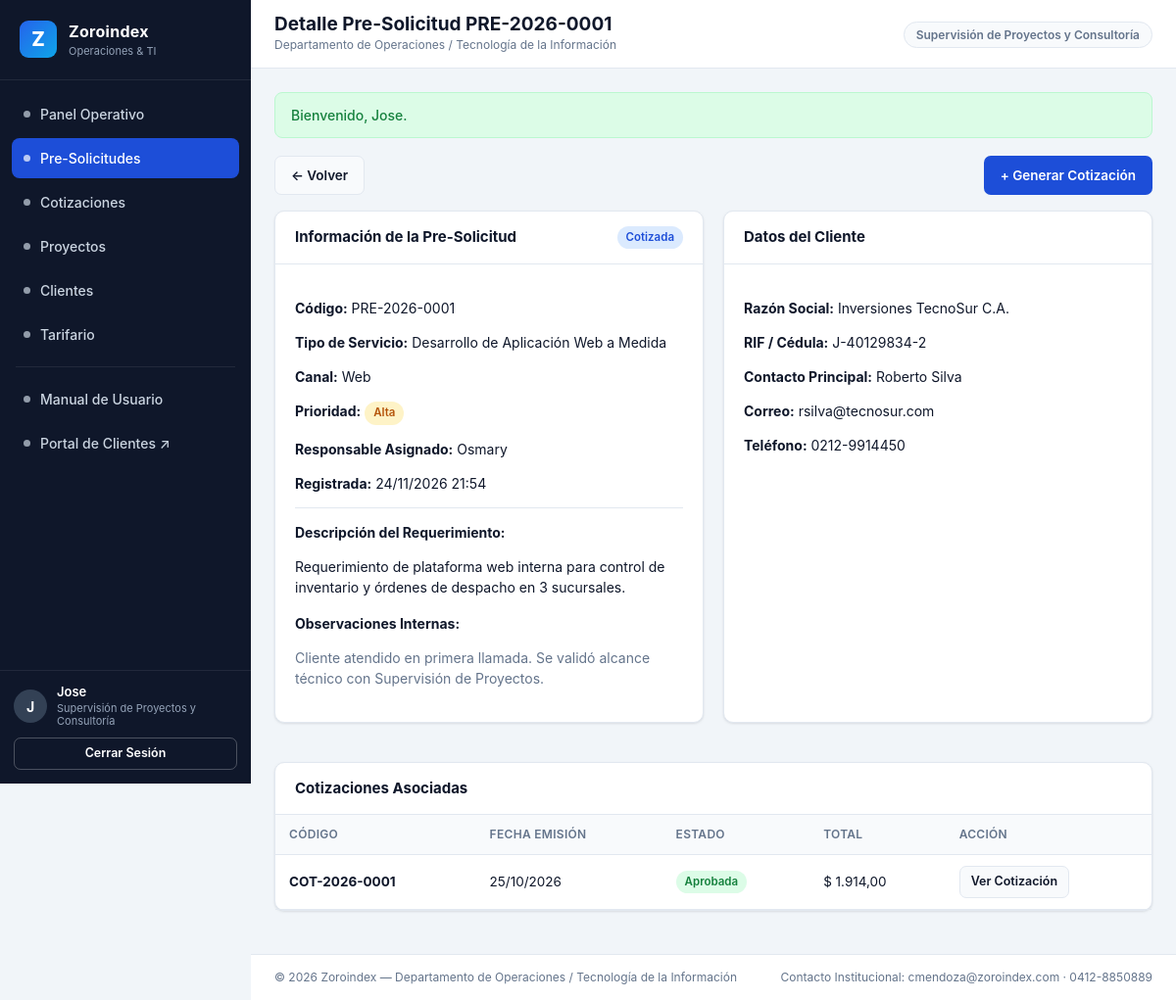
The app's page /presolicitud_ver.php?id=1 (signed in) with its own data.
### tables this page shows
CREATE TABLE `presolicitudes` (
  `id` INT UNSIGNED NOT NULL AUTO_INCREMENT,
  `codigo` VARCHAR(30) NOT NULL,
  `cliente_id` INT UNSIGNED NOT NULL,
  `usuario_asignado_id` INT UNSIGNED DEFAULT NULL,
  `canal` ENUM('Web','Telefono','Correo','Presencial') NOT NULL DEFAULT 'Web',
  `tipo_servicio` VARCHAR(120) NOT NULL,
  `prioridad` ENUM('Baja','Media','Alta','Urgente') NOT NULL DEFAULT 'Media',
  `descripcion` TEXT NOT NULL,
  `estado` ENUM('Recibida','En Revision','Cotizada','Aprobada','Rechazada','Cerrada') NOT NULL DEFAULT 'Recibida',
  `observaciones_internas` TEXT DEFAULT NULL,
  `creado_en` DATETIME NOT NULL DEFAULT CURRENT_TIMESTAMP,
  `actualizado_en` DATETIME NOT NULL DEFAULT CURRENT_TIMESTAMP ON UPDATE CURRENT_TIMESTAMP,
  PRIMARY KEY (`id`),
  UNIQUE KEY `uk_presolicitudes_codigo` (`codigo`),
  KEY `idx_presol_cliente` (`cliente_id`),
  KEY `idx_presol_asignado` (`usuario_asignado_id`),
  KEY `idx_presol_estado` (`estado`),
  CONSTRAINT `fk_presol_cliente` FOREIGN KEY (`cliente_id`) REFERENCES `clientes` (`id`) ON UPDATE CASCADE,
  CONSTRAINT `fk_presol_usuario` FOREIGN KEY (`usuario_asignado_id`) REFERENCES `usuarios` (`id`) ON DELETE SET NULL ON UPDATE CASCADE
);

CREATE TABLE `usuarios` (
  `id` INT UNSIGNED NOT NULL AUTO_INCREMENT,
  `rol_id` INT UNSIGNED NOT NULL,
  `nombre_completo` VARCHAR(120) NOT NULL,
  `usuario` VARCHAR(60) NOT NULL,
  `correo` VARCHAR(120) NOT NULL,
  `telefono` VARCHAR(30) DEFAULT NULL,
  `password_hash` VARCHAR(255) NOT NULL,
  `activo` TINYINT(1) NOT NULL DEFAULT 1,
  `ultimo_acceso` DATETIME DEFAULT NULL,
  `creado_en` DATETIME NOT NULL DEFAULT CURRENT_TIMESTAMP,
  PRIMARY KEY (`id`),
  UNIQUE KEY `uk_usuarios_usuario` (`usuario`),
  UNIQUE KEY `uk_usuarios_correo` (`correo`),
  KEY `idx_usuarios_rol` (`rol_id`),
  CONSTRAINT `fk_usuarios_rol` FOREIGN KEY (`rol_id`) REFERENCES `roles` (`id`) ON UPDATE CASCADE
);

CREATE TABLE `clientes` (
  `id` INT UNSIGNED NOT NULL AUTO_INCREMENT,
  `razon_social` VARCHAR(150) NOT NULL,
  `documento_rif` VARCHAR(30) NOT NULL,
  `contacto_principal` VARCHAR(120) NOT NULL,
  `correo` VARCHAR(120) NOT NULL,
  `telefono` VARCHAR(30) NOT NULL,
  `direccion` VARCHAR(255) DEFAULT NULL,
  `sector` VARCHAR(80) DEFAULT NULL,
  `activo` TINYINT(1) NOT NULL DEFAULT 1,
  `creado_en` DATETIME NOT NULL DEFAULT CURRENT_TIMESTAMP,
  PRIMARY KEY (`id`),
  UNIQUE KEY `uk_clientes_rif` (`documento_rif`),
  KEY `idx_clientes_correo` (`correo`)
);

CREATE TABLE `cotizaciones` (
  `id` INT UNSIGNED NOT NULL AUTO_INCREMENT,
  `codigo` VARCHAR(30) NOT NULL,
  `presolicitud_id` INT UNSIGNED DEFAULT NULL,
  `cliente_id` INT UNSIGNED NOT NULL,
  `elaborado_por_id` INT UNSIGNED NOT NULL,
  `aprobado_por_id` INT UNSIGNED DEFAULT NULL,
  `fecha_emision` DATE NOT NULL,
  `vigencia_dias` INT UNSIGNED NOT NULL DEFAULT 15,
  `subtotal` DECIMAL(12,2) NOT NULL DEFAULT 0.00,
  `iva_porcentaje` DECIMAL(5,2) NOT NULL DEFAULT 16.00,
  `iva_monto` DECIMAL(12,2) NOT NULL DEFAULT 0.00,
  `total` DECIMAL(12,2) NOT NULL DEFAULT 0.00,
  `estado` ENUM('Borrador','Enviada','Aprobada','Rechazada','Vencida') NOT NULL DEFAULT 'Borrador',
  `condiciones` TEXT DEFAULT NULL,
  `creado_en` DATETIME NOT NULL DEFAULT CURRENT_TIMESTAMP,
  `actualizado_en` DATETIME NOT NULL DEFAULT CURRENT_TIMESTAMP ON UPDATE CURRENT_TIMESTAMP,
  PRIMARY KEY (`id`),
  UNIQUE KEY `uk_cotizaciones_codigo` (`codigo`),
  KEY `idx_cot_presol` (`presolicitud_id`),
  KEY `idx_cot_cliente` (`cliente_id`),
  KEY `idx_cot_estado` (`estado`),
  CONSTRAINT `fk_cot_presol` FOREIGN KEY (`presolicitud_id`) REFERENCES `presolicitudes` (`id`) ON DELETE SET NULL ON UPDATE CASCADE,
  CONSTRAINT `fk_cot_cliente` FOREIGN KEY (`cliente_id`) REFERENCES `clientes` (`id`) ON UPDATE CASCADE,
  CONSTRAINT `fk_cot_elaborado` FOREIGN KEY (`elaborado_por_id`) REFERENCES `usuarios` (`id`) ON UPDATE CASCADE,
  CONSTRAINT `fk_cot_aprobado` FOREIGN KEY (`aprobado_por_id`) REFERENCES `usuarios` (`id`) ON DELETE SET NULL ON UPDATE CASCADE
);

### includes/auth.php (called while the page is built, shortened)
<?php
require_once __DIR__ . '/helpers.php';
function role_permissions(): array
{
    return [
        'gerencia' => ['*'],
        'sup_atencion' => [
            'dashboard',
            'presolicitudes.view',
            'presolicitudes.create',
            'presolicitudes.edit',
            'presolicitudes.assign',
            'clientes.view',
            'clientes.manage',
            'cotizaciones.view',
            'proyectos.view',
        ],
        'sup_proyectos' => [
            'dashboard',
            'presolicitudes.view',
            'clientes.view',
            'cotizaciones.view',
            'cotizaciones.manage',
            'cotizaciones.approve',
            'tarifario.view',
            'tarifario.manage',
            'proyectos.view',
            'proyectos.manage',
            'proyectos.track',
        ],
        'operador' => [
            'dashboard',
            'presolicitudes.view',
            'presolicitudes.create',
            'presolicitudes.edit',
            'clientes.view',
            'clientes.manage',
        ],
        'consultor' => [
            'dashboard',
            'proyectos.view',
            'proyectos.track',
        ],
        'calidad' => [
            'dashboard',
            'presolicitudes.view',
            'cotizaciones.view',
            'proyectos.view',
            'proyectos.qa',
            'auditoria.view',
        ],
    ];
}
function current_user(): ?array
{
    return $_SESSION['user'] ?? null;
}
function has_permission(string $permission): bool
{
    $user = current_user();
    $perms = role_permissions()[$user['rol_codigo']] ?? [];
    return in_array($permission, $perms, true);
}

### includes/helpers.php (called while the page is built, shortened)
<?php
function e(?string $value): string
{
    return htmlspecialchars((string)$value, ENT_QUOTES, 'UTF-8');
}
function format_money($amount): string
{
    return '$ ' . number_format((float)$amount, 2, ',', '.');
}
function format_date(?string $date): string
{
    $ts = strtotime($date);
    return $ts ? date('d/m/Y', $ts) : $date;
}
function format_datetime(?string $dt): string
{
    $ts = strtotime($dt);
    return $ts ? date('d/m/Y H:i', $ts) : $dt;
}
function badge_class(string $status): string
{
    $map = [
        'Recibida'     => 'badge-info',
        'En Revision'  => 'badge-warning',
        'Cotizada'     => 'badge-primary',
        'Borrador'     => 'badge-neutral',
        'Enviada'      => 'badge-info',
        'Aprobada'     => 'badge-success',
        'Rechazada'    => 'badge-danger',
        'Vencida'      => 'badge-neutral',
        'Cerrada'      => 'badge-neutral',
        'Planificado'  => 'badge-neutral',
        'En Ejecucion' => 'badge-primary',
        'En Pruebas'   => 'badge-warning',
        'Entregado'    => 'badge-success',
        'Pausado'      => 'badge-danger',
        'Baja'         => 'badge-neutral',
        'Media'        => 'badge-info',
        'Alta'         => 'badge-warning',
        'Urgente'      => 'badge-danger',
        'Avance'       => 'badge-primary',
        'Calidad'      => 'badge-success',
        'Incidencia'   => 'badge-danger',
        'Entrega'      => 'badge-success',
    ];
    return $map[$status] ?? 'badge-neutral';
}

### presolicitud_ver.php (the view, shortened to what this page needs)
<?php
require_once __DIR__ . '/includes/layout.php';
$pdo = db();
$id = isset($_GET['id']) ? (int)$_GET['id'] : 0;
$stmt = $pdo->prepare(
    'SELECT p.*, c.razon_social, c.documento_rif, c.contacto_principal, c.correo, c.telefono,
            u.nombre_completo AS asignado_nombre
     FROM presolicitudes p
     INNER JOIN clientes c ON c.id = p.cliente_id
     LEFT JOIN usuarios u ON u.id = p.usuario_asignado_id
     WHERE p.id = ? LIMIT 1'
);
$stmt->execute([$id]);
$row = $stmt->fetch();
$cotStmt = $pdo->prepare('SELECT id, codigo, estado, total, fecha_emision FROM cotizaciones WHERE presolicitud_id = ? ORDER BY id DESC');
$cotStmt->execute([$id]);
$cotizaciones = $cotStmt->fetchAll();
?>
<div class="toolbar">
    <div class="flex-gap">
        <a href="presolicitudes.php" class="btn btn-secondary">&larr; Volver</a>
    </div>
    <?php if (has_permission('cotizaciones.manage')): ?>
        <a href="cotizacion_form.php?presolicitud_id=<?= (int)$row['id'] ?>" class="btn btn-primary">+ Generar Cotización</a>
    <?php endif; ?>
</div>
<div class="grid-2">
    <section class="card">
        <div class="card-header">
            <h2 class="card-title">Información de la Pre-Solicitud</h2>
            <span class="badge <?= e(badge_class($row['estado'])) ?>"><?= e($row['estado']) ?></span>
        </div>
        <div class="card-body">
            <p><strong>Código:</strong> <?= e($row['codigo']) ?></p>
            <p><strong>Tipo de Servicio:</strong> <?= e($row['tipo_servicio']) ?></p>
            <p><strong>Canal:</strong> <?= e($row['canal']) ?></p>
            <p><strong>Prioridad:</strong> <span class="badge <?= e(badge_class($row['prioridad'])) ?>"><?= e($row['prioridad']) ?></span></p>
            <p><strong>Responsable Asignado:</strong> <?= e($row['asignado_nombre'] ?? 'Sin asignar') ?></p>
            <p><strong>Registrada:</strong> <?= e(format_datetime($row['creado_en'])) ?></p>
            <hr style="border:none;border-top:1px solid var(--border);margin:14px 0;">
            <p><strong>Descripción del Requerimiento:</strong></p>
            <p><?= nl2br(e($row['descripcion'])) ?></p>
            <?php if (!empty($row['observaciones_internas'])): ?>
                <p class="mt-4"><strong>Observaciones Internas:</strong></p>
                <p class="text-muted"><?= nl2br(e($row['observaciones_internas'])) ?></p>
            <?php endif; ?>
        </div>
    </section>
    <section class="card">
        <div class="card-header">
            <h2 class="card-title">Datos del Cliente</h2>
        </div>
        <div class="card-body">
            <p><strong>Razón Social:</strong> <?= e($row['razon_social']) ?></p>
            <p><strong>RIF / Cédula:</strong> <?= e($row['documento_rif']) ?></p>
            <p><strong>Contacto Principal:</strong> <?= e($row['contacto_principal']) ?></p>
            <p><strong>Correo:</strong> <?= e($row['correo']) ?></p>
            <p><strong>Teléfono:</strong> <?= e($row['telefono']) ?></p>
        </div>
    </section>
</div>
<section class="card">
    <div class="card-header">
        <h2 class="card-title">Cotizaciones Asociadas</h2>
    </div>
    <div class="table-responsive">
        <table>
            <thead>
                <tr>
                    <th>Código</th>
                    <th>Fecha Emisión</th>
                    <th>Estado</th>
                    <th>Total</th>
                    <th>Acción</th>
                </tr>
            </thead>
            <tbody>
                <?php if (!$cotizaciones): ?>
                    <tr><td colspan="5" class="text-muted">Aún no se han emitido cotizaciones para esta pre-solicitud.</td></tr>
                <?php else: ?>
                    <?php foreach ($cotizaciones as $cot): ?>
                        <tr>
                            <td><strong><?= e($cot['codigo']) ?></strong></td>
                            <td><?= e(format_date($cot['fecha_emision'])) ?></td>
                            <td><span class="badge <?= e(badge_class($cot['estado'])) ?>"><?= e($cot['estado']) ?></span></td>
                            <td><?= e(format_money($cot['total'])) ?></td>
                            <td><a href="cotizacion_ver.php?id=<?= (int)$cot['id'] ?>" class="btn btn-secondary btn-sm">Ver Cotización</a></td>
                        </tr>
                    <?php endforeach; ?>
                <?php endif; ?>
            </tbody>
        </table>
    </div>
</section>

### assets/css/app.css (style rules this page uses)
:root { --bg: #f1f5f9; --surface: #ffffff; --surface-alt: #f8fafc; --border: #e2e8f0; --text: #0f172a; --text-muted: #64748b; --primary: #1d4ed8; --primary-hover: #1e40af; --primary-soft: #dbeafe; --sidebar-bg: #0f172a; --sidebar-text: #cbd5e1; --sidebar-active: #1e293b; --success: #15803d; --success-bg: #dcfce7; --warning: #b45309; --warning-bg: #fef3c7; --danger: #b91c1c; --danger-bg: #fee2e2; --info: #0369a1; --info-bg: #e0f2fe; --radius: 10px; --shadow: 0 1px 3px rgba(15, 23, 42, 0.08), 0 1px 2px rgba(15, 23, 42, 0.04); }
*, *::before, *::after { box-sizing: border-box; }
body { margin: 0; font-family: -apple-system, BlinkMacSystemFont, "Segoe UI", Roboto, "Helvetica Neue", Arial, sans-serif; font-size: 14px; line-height: 1.5; color: var(--text); background: var(--bg); }
a { color: var(--primary); text-decoration: none; }
.grid-2 { display: grid; grid-template-columns: repeat(auto-fit, minmax(360px, 1fr)); gap: 20px; margin-bottom: 20px; }
.card { background: var(--surface); border: 1px solid var(--border); border-radius: var(--radius); box-shadow: var(--shadow); margin-bottom: 20px; }
.card-header { padding: 15px 20px; border-bottom: 1px solid var(--border); display: flex; align-items: center; justify-content: space-between; gap: 12px; flex-wrap: wrap; }
.card-title { margin: 0; font-size: 15px; font-weight: 700; }
.card-body { padding: 20px; }
.table-responsive { width: 100%; overflow-x: auto; }
table { width: 100%; border-collapse: collapse; font-size: 13.5px; }
th, td { padding: 11px 14px; text-align: left; border-bottom: 1px solid var(--border); vertical-align: middle; }
th { background: var(--surface-alt); font-weight: 600; color: var(--text-muted); font-size: 12px; text-transform: uppercase; letter-spacing: 0.3px; white-space: nowrap; }
.badge { display: inline-block; padding: 3px 9px; border-radius: 999px; font-size: 11.5px; font-weight: 600; white-space: nowrap; }
.badge-primary { background: var(--primary-soft); color: var(--primary); }
.badge-success { background: var(--success-bg); color: var(--success); }
.badge-warning { background: var(--warning-bg); color: var(--warning); }
.btn { display: inline-flex; align-items: center; justify-content: center; gap: 6px; padding: 9px 16px; border-radius: 7px; font-family: inherit; font-size: 13.5px; font-weight: 600; border: 1px solid transparent; cursor: pointer; text-decoration: none; transition: background 0.15s, border-color 0.15s; white-space: nowrap; }
.btn-primary { background: var(--primary); color: #fff; }
.btn-secondary { background: var(--surface-alt); border-color: var(--border); color: var(--text); }
.btn-sm { padding: 6px 11px; font-size: 12.5px; }
.toolbar { display: flex; flex-wrap: wrap; gap: 10px; align-items: center; justify-content: space-between; margin-bottom: 16px; }
.text-muted { color: var(--text-muted); }
.mt-4 { margin-top: 16px; }
.flex-gap { display: flex; gap: 8px; flex-wrap: wrap; align-items: center; }

### records on screen
presolicitudes: estado "Cotizada", codigo "PRE-2026-0001", tipo_servicio "Desarrollo de Aplicación Web a Medida", canal "Web", prioridad "Alta", usuario_asignado.nombre_completo "Osmary", creado_en "24/11/2026 21:54", descripcion "Requerimiento de plataforma web interna para control de inventario y órdenes de despacho en 3 sucursales.", observaciones_internas "Cliente atendido en primera llamada. Se validó alcance técnico con Supervisión de Proyectos.", cliente.razon_social "Inversiones TecnoSur C.A.", cliente.documento_rif "J-40129834-2", cliente.contacto_principal "Roberto Silva", cliente.correo "rsilva@tecnosur.com", cliente.telefono "0212-9914450"
cotizaciones: codigo "COT-2026-0001", fecha_emision "25/10/2026", estado "Aprobada", total "$ 1.914,00"

### other values on screen
APP_ORG "Zoroindex"
$item['label'] "Panel Operativo"
$item['label'] "Pre-Solicitudes"
$item['label'] "Cotizaciones"
$item['label'] "Proyectos"
$item['label'] "Clientes"
$item['label'] "Tarifario"
substr($user['nombre_completo'], 0, 1) "J"
$user['nombre_completo'] "Jose"
$user['rol_nombre'] "Supervisión de Proyectos y Consultoría"
$title "Detalle Pre-Solicitud PRE-2026-0001"
APP_DEPT "Departamento de Operaciones / Tecnología de la Información"
$flash['message'] "Bienvenido, Jose."
APP_CONTACT_EMAIL "cmendoza@zoroindex.com"
APP_CONTACT_PHONE "0412-8850889"
